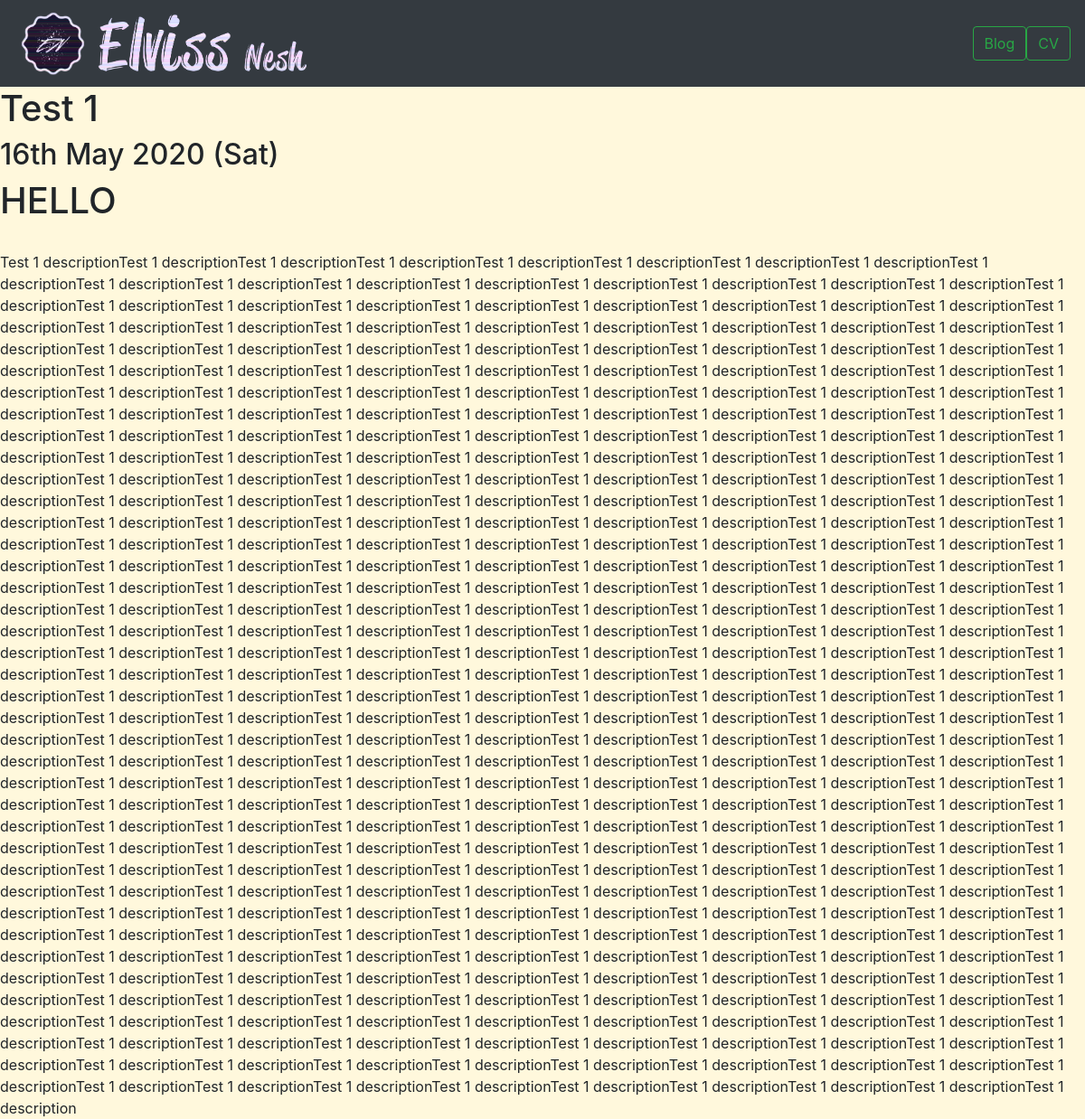
Page /blog/1/ on the committed database.
### blog/models.py (models this page shows, shortened)
class Blog(models.Model):
    title = models.CharField(max_length=200)
    description = models.TextField(default="Enter description here")
    date = models.DateField()

### blog/views.py (the view)
# urls.py: path('<int:blog_id>/', views.detail, name="detail"),
def detail(request, blog_id):
    blog = get_object_or_404(Blog, pk=blog_id)
    return render(request, 'blog/detail.html', {'blog':blog})

### blog/templates/blog/detail.html
{%extends 'portfolio/base.html'%}
{% block content%}
<h1>{{ blog.title }}</h1>
<h2>{{ blog.date|date:'jS F Y (D)' }}</h2>
{{ blog.description|safe }}
{% endblock %}

### portfolio/templates/portfolio/base.html (style rules this page uses)
body { background-color: cornsilk; }

### rows in the picture
Blog: title "Test 1", date "16th May 2020 (Sat)", description "HELLO Test 1 descriptionTest 1 descriptionTest 1 descriptionTest 1 descriptionTest 1 descriptionTest 1 descriptionTest 1 descriptionTest 1 descriptionTest 1 descriptionTest 1 descriptionTest 1 descriptionTest 1 descriptionTest 1 descriptionTest 1 descriptionTest 1 descriptionTest 1 descriptionTest 1 descriptionTest 1 descriptionTest 1 descriptionTest 1 descriptionTest 1 descriptionTest 1 descriptionTest 1 descriptionTest 1 descriptionTest 1 descriptionTest 1 descriptionTest 1 descriptionTest 1 descriptionTest 1 descriptionTest 1 descriptionTest 1 descriptionTest 1 descriptionTest 1 descriptionTest 1 descriptionTest 1 descriptionTest 1 descriptionTest 1 descriptionTest 1 descriptionTest 1…"
